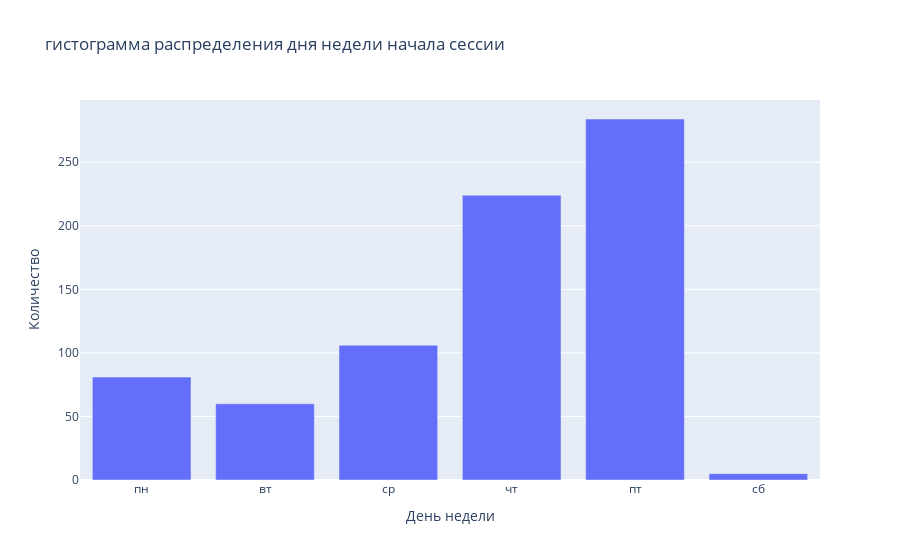

Source (notebook cell):
### Code cell
idx = train_data_10users.target == Bob
bar = go.Bar(y = train_data_10users.loc[idx, 'day_of_week'].value_counts(),
                      x = train_data_10users.loc[idx, 'day_of_week'].value_counts().keys()
                    , name = 'Ashley'
                    )
fig = go.Figure([bar])
fig.update_layout(
    title=u'гистограмма распределения дня недели начала сессии',
    xaxis_title=u'День недели',
    yaxis_title=u'Количество ',
    xaxis = dict(
        tickmode = 'array',
        tickvals = [0, 1, 2, 3, 4, 5, 6],
        ticktext = ['пн','вт','ср','чт','пт','сб','вс']
    ))
fig.show()

### Figure 1 — Plotly figure (JSON) as saved in the notebook; plotly's stock layout.template omitted (floating-point values rounded to 4 significant figures)
{"data": [{"name": "Ashley", "type": "bar", "x": [4, 3, 2, 0, 1, 5], "y": [284, 224, 106, 81, 60, 5]}], "layout": {"autosize": true, "title": {"text": "гистограмма распределения дня недели начала сессии"}, "xaxis": {"autorange": true, "range": [-0.5, 5.5], "tickmode": "array", "ticktext": ["пн", "вт", "ср", "чт", "пт", "сб", "вс"], "tickvals": [0, 1, 2, 3, 4, 5, 6], "title": {"text": "День недели"}, "type": "linear"}, "yaxis": {"autorange": true, "range": [0, 298.9], "title": {"text": "Количество "}, "type": "linear"}}}
